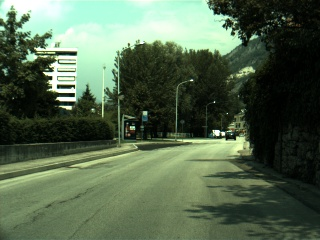
//> input picture Ejercicio1/Ejercicio1/img/1.jpg, 320 x 240 px
$ ./main   (built with g++ and OpenCV 4)
//> lines starting //> are read from the running program, lines starting //| are printed output that depends on the picture
#include "cv.h"
#include "cvaux.h"
#include "highgui.h"
#include "stdio.h"

int main()
{
    char name0[] = "/home/mrc/ProyectosQt/Guda/Ejercicio1/Ejercicio1/img/1.jpg";
    char name1[] = "/home/mrc/ProyectosQt/Guda/Ejercicio1/Ejercicio1/img/resized.jpg";
    char name2[] = "/home/mrc/ProyectosQt/Guda/Ejercicio1/Ejercicio1/img/corte.jpg";
    float dx = 0;
    float dy = 0;
    float zoom = 2.01;
    CvRect faceCoords;
    IplImage* imagen = NULL;
    imagen = cvLoadImage(name0, 1);
//> imagen is the input picture: 240 rows x 320 cols, CV_8UC3; mean B, G, R 77.8, 102.3, 83.6
    cvNamedWindow("Fuente", CV_WINDOW_AUTOSIZE);
    cvShowImage("Fuente", imagen);

    int py = imagen->height*zoom;
//> py = 482
    int px = imagen->width*zoom;
//> px = 643
    IplImage *resized = cvCreateImage(cvSize(px, py), IPL_DEPTH_8U, 3);
    cvResize(imagen, resized, CV_INTER_CUBIC);
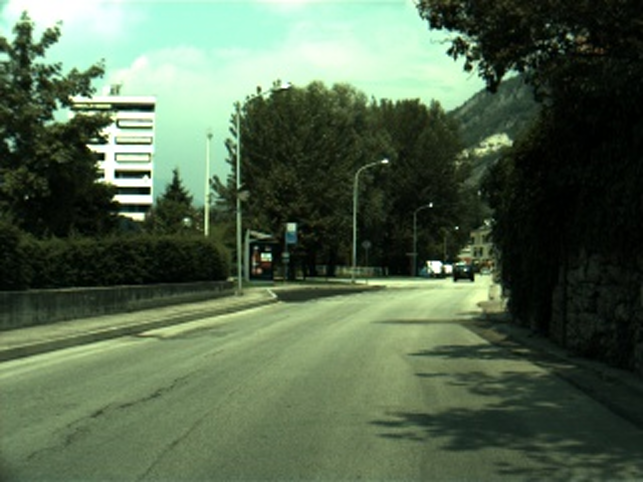
//> resized: 482 rows x 643 cols, CV_8UC3; mean B, G, R 77.8, 102.3, 83.6
    cvNamedWindow("zoom", CV_WINDOW_AUTOSIZE);
    cvShowImage("Zoom", resized);
    cvSaveImage(name1, resized);

    dx = (px - 320) / 2;
//> dx = 161
    dy = (py - 240) / 2;
//> dy = 121
    faceCoords = cvRect(2*dx, 2*dy, px-2*dx, py-2*dy);
//> faceCoords = Rect(322, 242, 321, 240)
    cvSetImageROI(resized, faceCoords);
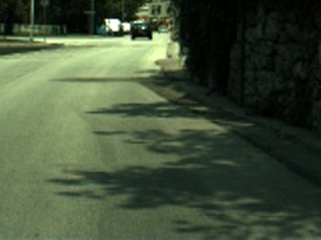
//> resized: 240 rows x 321 cols, CV_8UC3; mean B, G, R 57.6, 81.8, 67.9
    cvNamedWindow("Corte", CV_WINDOW_AUTOSIZE);
    cvShowImage("Corte", resized);
    IplImage* temp = cvCloneImage(resized);
    cvSaveImage(name2, temp);
    cvResetImageROI(resized);

    cvWaitKey(0);
    cvDestroyAllWindows();
    cvReleaseImage(&imagen);
    cvReleaseImage(&resized);
    return 0;
}
